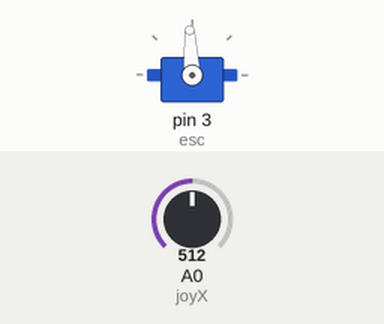
Recording of a sketch running on a simulated Arduino Uno, built with avr-gcc and run on an emulated ATmega328P. Shown: servo. The inputs (shaded band) are chosen by the test bench; at power-on: A0 (joyX) = 512.

Above: at 1.2 s.
1.3 s: A0 (joyX) set to 716
At 2.1 s:
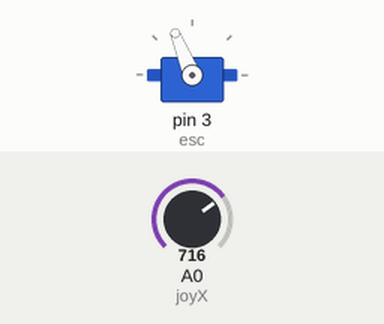
2.8 s: A0 (joyX) set to 900
At 3.5 s:
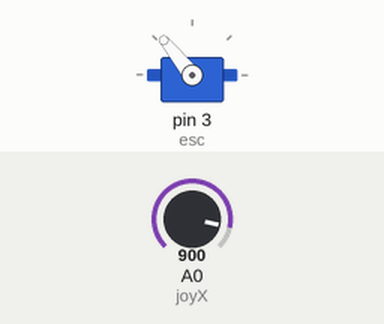
4.3 s: A0 (joyX) set to 1023
At 4.9 s:
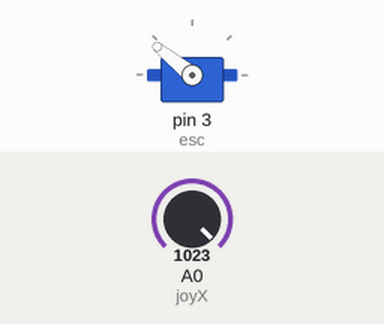
5.8 s: A0 (joyX) set to 306
At 6.3 s:
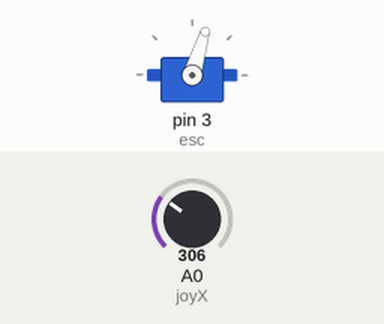
7.3 s: A0 (joyX) set to 122
At 7.7 s:
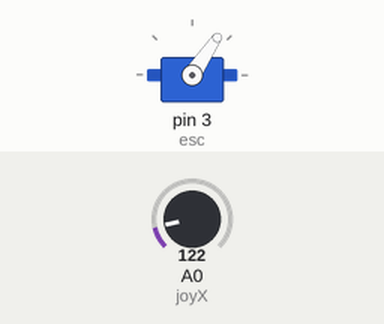
8.8 s: A0 (joyX) set to 511
At 9.1 s:
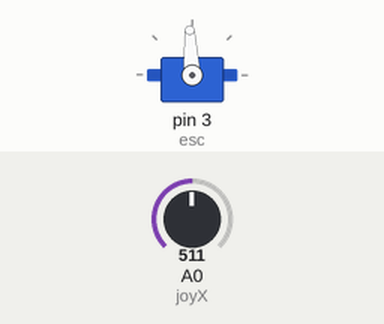
Timing chart, 0 to 11.3 s (numbered marks = the images above; inputs shaded):
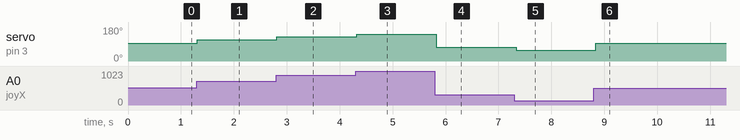

The sketch:

Motor_Brushless_e_esc.ino
```cpp
#include <Servo.h>

Servo esc;

 int joyX = 0;
 int joyY = 1;

 int joyVal;

void setup()
{
esc.attach(3);
esc.writeMicroseconds(1000);
Serial.begin(9600);
}

void loop()
{
 joyVal = analogRead(joyX);
 joyVal = map (joyVal, 0, 1023, 1000, 2000);
 esc.writeMicroseconds(joyVal);
 delay(50);

}
```

Measured:
- after the input at 1.3 s, servo on pin 3 (esc): 93° → 112° at once
- after the input at 2.8 s, servo on pin 3 (esc): 112° → 129° at once
- after the input at 4.3 s, servo on pin 3 (esc): 129° → 141° at once
- after the input at 5.8 s, servo on pin 3 (esc): 141° → 73° at once
- after the input at 7.3 s, servo on pin 3 (esc): 73° → 56° at once
- after the input at 8.8 s, servo on pin 3 (esc): 56° → 93° at once
